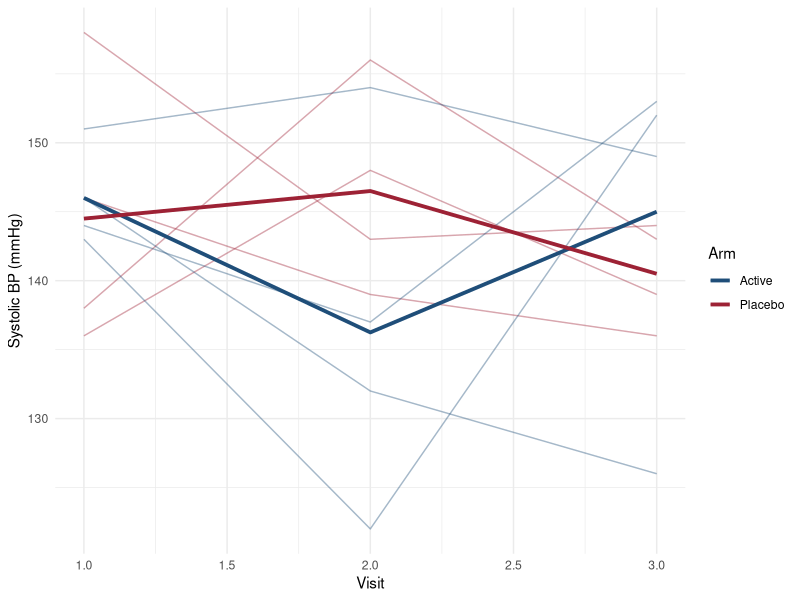

R code for this plot:
## ---- chunk 1
#| label: wrangle-r-obj
#| echo: false
#| message: false
library(palmerpenguins)
penguins_df <- na.omit(penguins)
## ---- chunk 2
#| label: wrangle-wide
#| message: false
library(tidyverse)

set.seed(2)
wide <- tibble(
  patient_id = sprintf("P%03d", 1:8),
  arm        = rep(c("Placebo", "Active"), each = 4),
  bp_v1      = round(rnorm(8, 145, 8)),
  bp_v2      = round(rnorm(8, 140, 8)),
  bp_v3      = round(rnorm(8, 136, 8))
)
wide
## ---- chunk 3
#| label: wrangle-long
long <- wide |>
  pivot_longer(starts_with("bp_v"),
               names_to = "visit", names_prefix = "bp_v",
               values_to = "bp") |>
  mutate(visit = as.integer(visit))
head(long, 6)
## ---- chunk 4
#| label: fig-bp-trajectory
#| fig-cap: "Systolic blood-pressure trajectories from the simulated
#|   trial. Thin lines are individual patients; heavy lines are arm
#|   means. Reshaping to long format is what makes visit an x-axis
#|   variable."
#| fig-width: 6.5
#| fig-height: 4
ggplot(long, aes(visit, bp, colour = arm)) +
  geom_line(aes(group = patient_id), alpha = 0.4) +
  stat_summary(aes(group = arm), fun = mean, geom = "line",
               linewidth = 1.3) +
  scale_colour_manual(values = c(Placebo = "#9d2235", Active = "#1f4e79")) +
  labs(x = "Visit", y = "Systolic BP (mmHg)", colour = "Arm") +
  theme_minimal()
